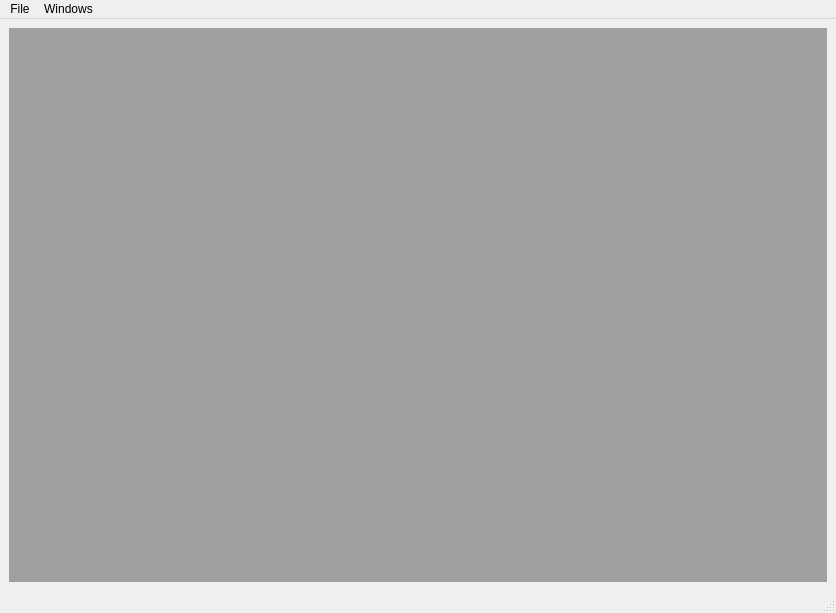
<?xml version="1.0" encoding="UTF-8"?>
<ui version="4.0">
 <class>MainWindow</class>
 <widget class="QMainWindow" name="MainWindow">
  <property name="geometry">
   <rect>
    <x>0</x>
    <y>0</y>
    <width>836</width>
    <height>613</height>
   </rect>
  </property>
  <property name="windowTitle">
   <string>MainWindow</string>
  </property>
  <widget class="QWidget" name="centralwidget">
   <layout class="QVBoxLayout" name="verticalLayout">
    <item>
     <widget class="QMdiArea" name="mdiArea"/>
    </item>
   </layout>
  </widget>
  <widget class="QMenuBar" name="menubar">
   <property name="geometry">
    <rect>
     <x>0</x>
     <y>0</y>
     <width>836</width>
     <height>23</height>
    </rect>
   </property>
   <widget class="QMenu" name="menuFile">
    <property name="title">
     <string>File</string>
    </property>
    <widget class="QMenu" name="menuImport">
     <property name="title">
      <string>Import</string>
     </property>
     <addaction name="action_vol"/>
    </widget>
    <addaction name="actionOpen_Project"/>
    <addaction name="menuImport"/>
    <addaction name="separator"/>
    <addaction name="actionSave_as"/>
    <addaction name="actionSave"/>
   </widget>
   <widget class="QMenu" name="menuWindows">
    <property name="title">
     <string>Windows</string>
    </property>
    <addaction name="action2D_Viewr"/>
    <addaction name="action3D_Viewer"/>
    <addaction name="actionToolbox"/>
   </widget>
   <addaction name="menuFile"/>
   <addaction name="menuWindows"/>
  </widget>
  <widget class="QStatusBar" name="statusbar"/>
  <action name="actionSave_as">
   <property name="text">
    <string>Save as</string>
   </property>
  </action>
  <action name="actionSave">
   <property name="text">
    <string>Save</string>
   </property>
  </action>
  <action name="actionOpen_Project">
   <property name="text">
    <string>Open Project</string>
   </property>
  </action>
  <action name="action_vol">
   <property name="enabled">
    <bool>true</bool>
   </property>
   <property name="text">
    <string>.vol (HE raw Export)</string>
   </property>
  </action>
  <action name="action2D_Viewr">
   <property name="checkable">
    <bool>true</bool>
   </property>
   <property name="checked">
    <bool>false</bool>
   </property>
   <property name="enabled">
    <bool>true</bool>
   </property>
   <property name="text">
    <string>2D Viewer</string>
   </property>
  </action>
  <action name="action3D_Viewer">
   <property name="checkable">
    <bool>true</bool>
   </property>
   <property name="text">
    <string>3D Viewer</string>
   </property>
  </action>
  <action name="actionToolbox">
   <property name="checkable">
    <bool>true</bool>
   </property>
   <property name="text">
    <string>Toolbox</string>
   </property>
  </action>
 </widget>
 <resources/>
 <connections/>
</ui>
